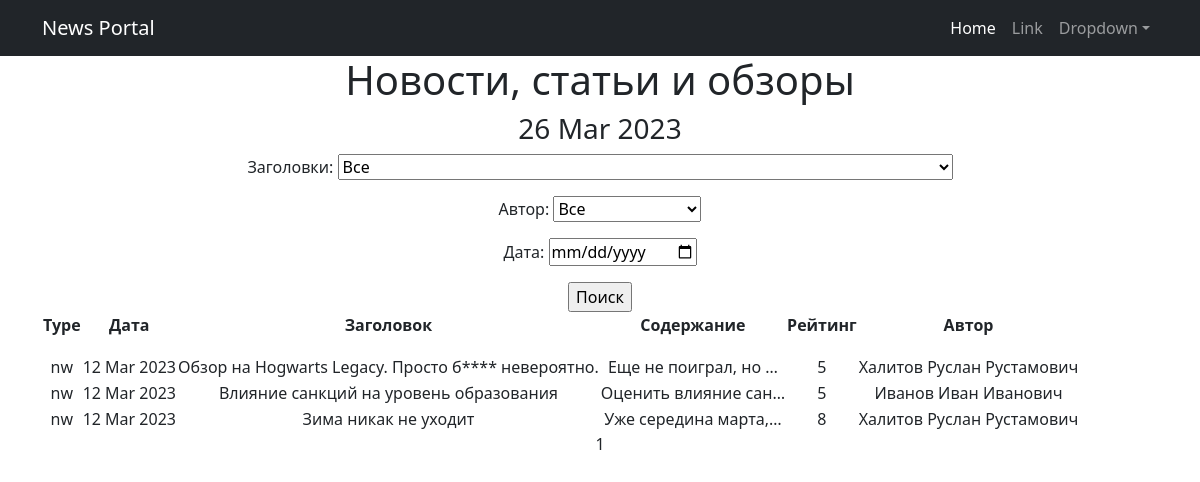
Page /posts/search/ on the earlier database version.
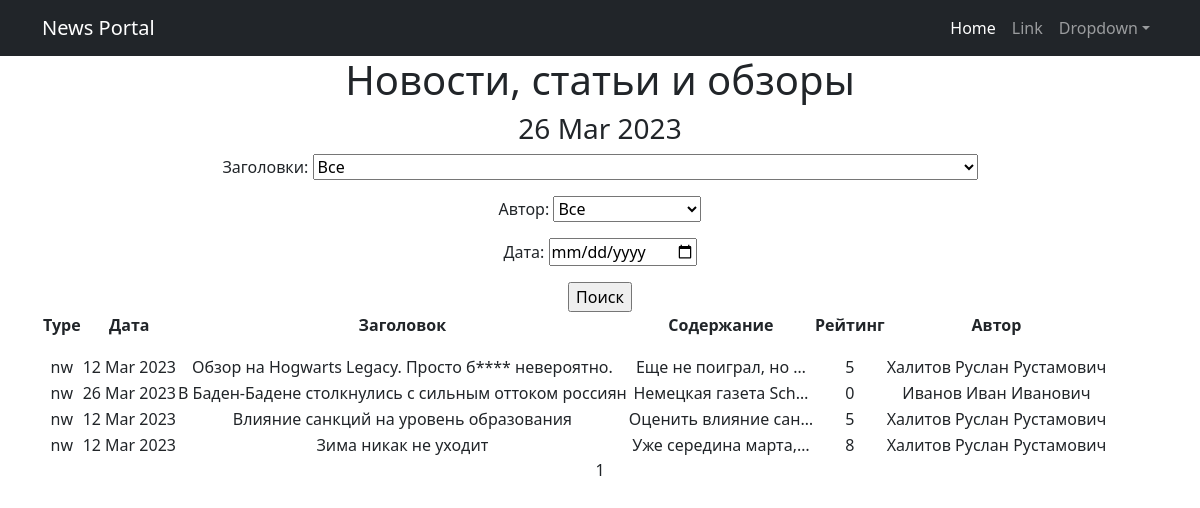
Same page on the later database version.
### accounts/models.py (models this page shows, shortened)
class Post(models.Model):
    var = models.CharField(max_length = 2, choices = VARS, default = news)
    datetime_of_post = models.DateTimeField(auto_now_add = True)
    topic = models.CharField(null = True, max_length=64)
    text_of_topic = models.TextField(null = True)
    rate_of_post = models.IntegerField(default = 0)
    author = models.ForeignKey(Author, on_delete = models.CASCADE)
    category = models.ManyToManyField(Category, through = 'PostCategory')
    def __str__(self):
        return f'{self.topic.title()}: {self.text_of_topic[:20]}'

class Author(models.Model):
    rate_of_author = models.IntegerField(default = 0)
    user = models.OneToOneField(User, on_delete = models.CASCADE)

### accounts/views.py (the view)
# urls.py: path('search/', PostSearch.as_view(), name='post_search'),
class PostSearch(PostList):
    template_name = 'post_search.html'
    def get_context_data(self, *, object_list=None, **kwargs):
        context = super().get_context_data(**kwargs)
        context['filterset'] = self.filterset
        return context
    def get_queryset(self):
        queryset = super().get_queryset()
        self.filterset = PostFilter(self.request.GET, queryset)
        return self.filterset.qs

### accounts/templatetags/custom_filters.py (called while the page is built)
@register.filter(name = 'censor')
def censor(text):
    for word in BAD_WORD:
        if word in text:
            text = text.replace(word[1:len(word)], f'{len(word) * "*"}')
            return text
        else:
            return text

### accounts/views.py (called while the page is built)
    def get_queryset(self):
        queryset = super().get_queryset()
        self.filterset = PostFilter(self.request.GET, queryset)
        return self.filterset.qs

    def get_context_data(self, **kwargs):
        context = super().get_context_data(**kwargs)
        context['time_now'] = datetime.utcnow()
        context['next_t'] = None
        return context

### templates/post_search.html (shortened to what this page needs)
{% extends 'flatpages/default.html' %}
{% load custom_filters %}
{% load custom_tags %}
{% block content %}
<h1>Новости, статьи и обзоры</h1>
<h3>{{ time_now|date:'d M Y' }}</h3>
<form action="" method="get">
    {{ filterset.form.as_p }}
    <input type="submit" value="Поиск">
</form>
{% if posts %}
    <table>
        <tr>
                <td><p><strong>Type</strong></p></td>
                <td><p><strong>Дата</strong></p></td>
                <td><p><strong>Заголовок</strong></p></td>
                <td><p><strong>Содержание</strong></p></td>
                <td><p><strong>Рейтинг</strong></p></td>
                <td><p><strong>Автор</strong></p></td>
        </tr>
        {% for post in posts %}
        <tr>
            <td>{{ post.var }}</td>
            <td>{{ post.datetime_of_post|date:'d M Y' }}</td>
            <td>{{ post.topic |censor }}</td>
            <td>{{ post.text_of_topic|truncatechars:20 |censor}}</td>
            <td>{{ post.rate_of_post }}</td>
            <td>{{ post.author.user }}</td>
        </tr>
        {% endfor %}
    </table>
{% else %}
    <h1>Новостей нет!</h1>
{% endif %}
      {{ page_obj.number }}
{% endblock content %}

### templates/flatpages/default.html (shortened to what this page needs)
<!DOCTYPE html>
<html lang="en">
    <head>
        {% load static %}
        <link href="{% static 'css/styles.css' %}" rel="stylesheet" />
    </head>
    <body>
        <nav class="navbar navbar-expand-lg navbar-dark bg-dark">
            <div class="container">
                <a class="navbar-brand" href="#">News Portal</a>
                <div class="collapse navbar-collapse" id="navbarSupportedContent">
                    <ul class="navbar-nav ms-auto mb-2 mb-lg-0">
                        <li class="nav-item"><a class="nav-link active" aria-current="page" href="#">Home</a></li>
                        <li class="nav-item"><a class="nav-link" href="#">Link</a></li>
                        <li class="nav-item dropdown">
                            <a class="nav-link dropdown-toggle" id="navbarDropdown" href="#" role="button" data-bs-toggle="dropdown" aria-expanded="false">Dropdown</a>
                        </li>
                    </ul>
                </div>
            </div>
        </nav>
        <div class="container">
            <div class="row">
                <div class="col-lg-12 text-center">
                   {% block content %}{% endblock content %}
                </div>
            </div>
        </div>
    </body>
</html>

Differences in the rows shown:
added Post: datetime_of_post "26 Mar 2023", var "nw", topic|censor "В Баден-Бадене столкнулись с сильным оттоком россиян", text_of_topic|censor "Немецкая газета Sch…", rate_of_post "0", author.user "Иванов Иван Иванович"
changed Post "Влияние санкций на уровень образования": author.user "Иванов Иван Иванович" → "Халитов Руслан Рустамович"
Other differences:
{{ time_now|date:'d M Y' }}: "26 Mar 2023" → (not shown)
